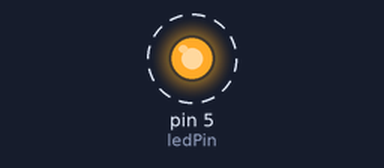
This sketch was run on a simulated Arduino Uno, built with avr-gcc and run on an emulated ATmega328P. Shown: output pins drawn as LEDs (lit = HIGH). Dashed ring = blinking. What the sketch prints to the serial monitor is not drawn.

Above: at 0.2 s.
Timing chart, 0 to 3.0 s (numbered marks = the images above):
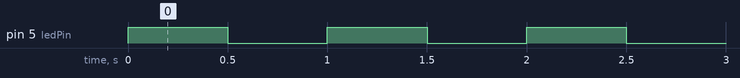

The sketch:

02_external_LED.ino
```cpp
const int ledPin = 5;

void setup() {
  pinMode(ledPin, OUTPUT);
  Serial.begin(9600);
  Serial.println("setup done");
}

void loop() {
  digitalWrite(ledPin, HIGH);
  delay(500);
  digitalWrite(ledPin, LOW);
  delay(500);
}
```

Measured:
- by itself, pin 5 (ledPin): alternates HIGH for 0.50 s and LOW for 0.50 s
